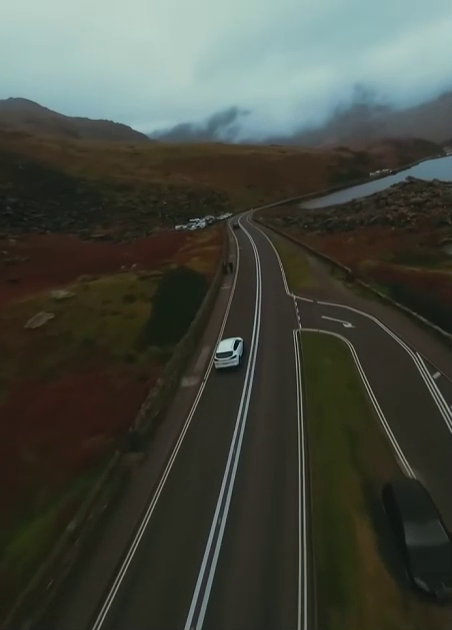
#> input picture frame 21 of docs/vids/road.mp4, 452 x 630 px
$ python noisify.py
#> lines starting #> are read from the running program, lines starting #| are printed output that depends on the picture
import cv2
import numpy as np


INPUT_VIDEO = "./docs/vids/road.mp4"
OUTPUT_VIDEO = "./docs/vids/road_noisy.mp4"

MAX_TRANSLATION = 8     # pixels
MAX_ROTATION = 2.0      # degrees

SMOOTHNESS = 0.9


cap = cv2.VideoCapture(INPUT_VIDEO)

fps = cap.get(cv2.CAP_PROP_FPS)
w = int(cap.get(cv2.CAP_PROP_FRAME_WIDTH))
h = int(cap.get(cv2.CAP_PROP_FRAME_HEIGHT))

fourcc = cv2.VideoWriter_fourcc(*'mp4v')
writer = cv2.VideoWriter(
    OUTPUT_VIDEO,
    fourcc,
    fps,
    (w, h)
)

dx, dy, angle = 0, 0, 0

while True:

    ret, frame = cap.read()
#> frame is the input picture: shape (630, 452, 3); mean B, G, R 63.5, 72.2, 68.3
    if not ret:
        break

    # Smooth random motion
    dx = SMOOTHNESS * dx + np.random.randn() * 2
    dy = SMOOTHNESS * dy + np.random.randn() * 2
    angle = SMOOTHNESS * angle + np.random.randn() * 0.5

    dx = np.clip(dx, -MAX_TRANSLATION, MAX_TRANSLATION)
    dy = np.clip(dy, -MAX_TRANSLATION, MAX_TRANSLATION)
    angle = np.clip(angle, -MAX_ROTATION, MAX_ROTATION)

    # Rotation matrix
    M = cv2.getRotationMatrix2D(
        (w//2, h//2),
        angle,
        1.0
    )

    # Add translation
    M[0, 2] += dx
    M[1, 2] += dy

    noisy = cv2.warpAffine(
        frame,
        M,
        (w, h),
        borderMode=cv2.BORDER_REFLECT
    )
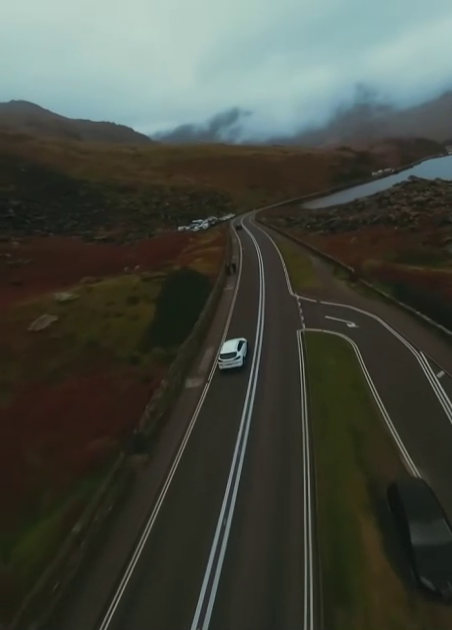
#> noisy: shape (630, 452, 3); mean B, G, R 63.7, 72.3, 68.4

    writer.write(noisy)

cap.release()
writer.release()

print("Done → noisy.mp4")

$ run again, starting later in the video
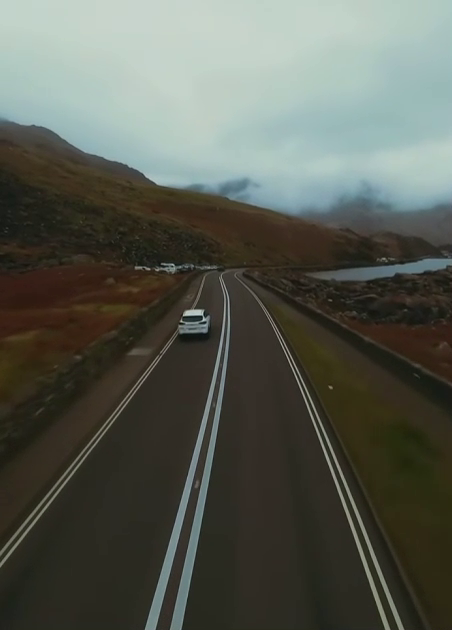
#> input picture frame 97 of docs/vids/road.mp4, 452 x 630 px
#> frame is the input picture: shape (630, 452, 3); mean B, G, R 82.1, 91.5, 87.8
#> `noisy = cv2.warpAffine( frame, M, (w, h), borderMode=cv2.BORDER_REFLEC..`:
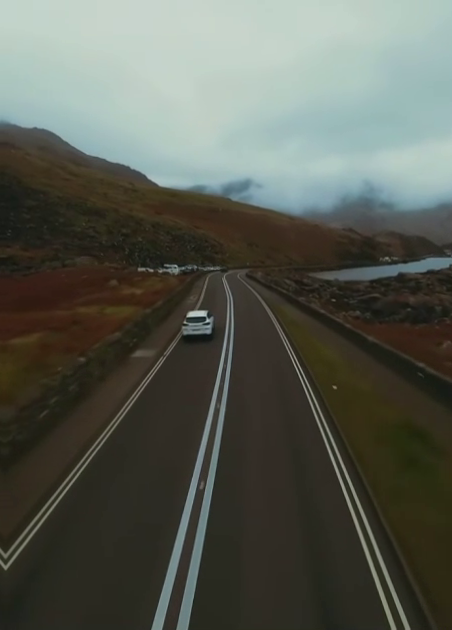
#> noisy: shape (630, 452, 3); mean B, G, R 82.2, 91.6, 88

$ run again, starting later in the video
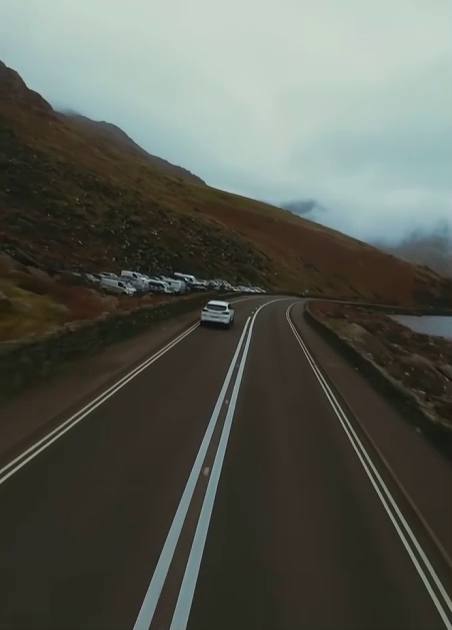
#> input picture frame 172 of docs/vids/road.mp4, 452 x 630 px
#> frame is the input picture: shape (630, 452, 3); mean B, G, R 83.2, 91.3, 87.8
#> `noisy = cv2.warpAffine( frame, M, (w, h), borderMode=cv2.BORDER_REFLEC..`:
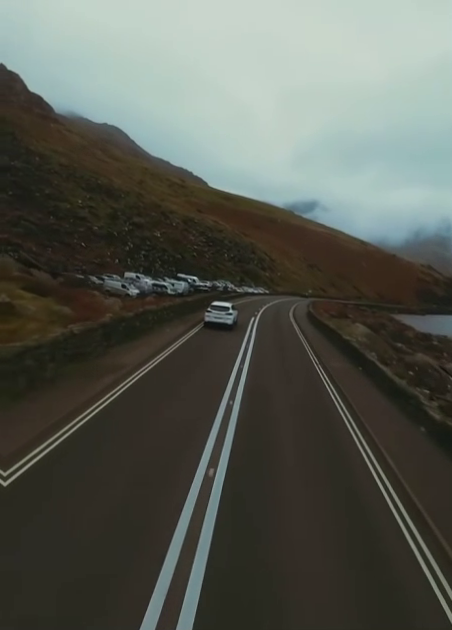
#> noisy: shape (630, 452, 3); mean B, G, R 83.1, 91.3, 87.8
